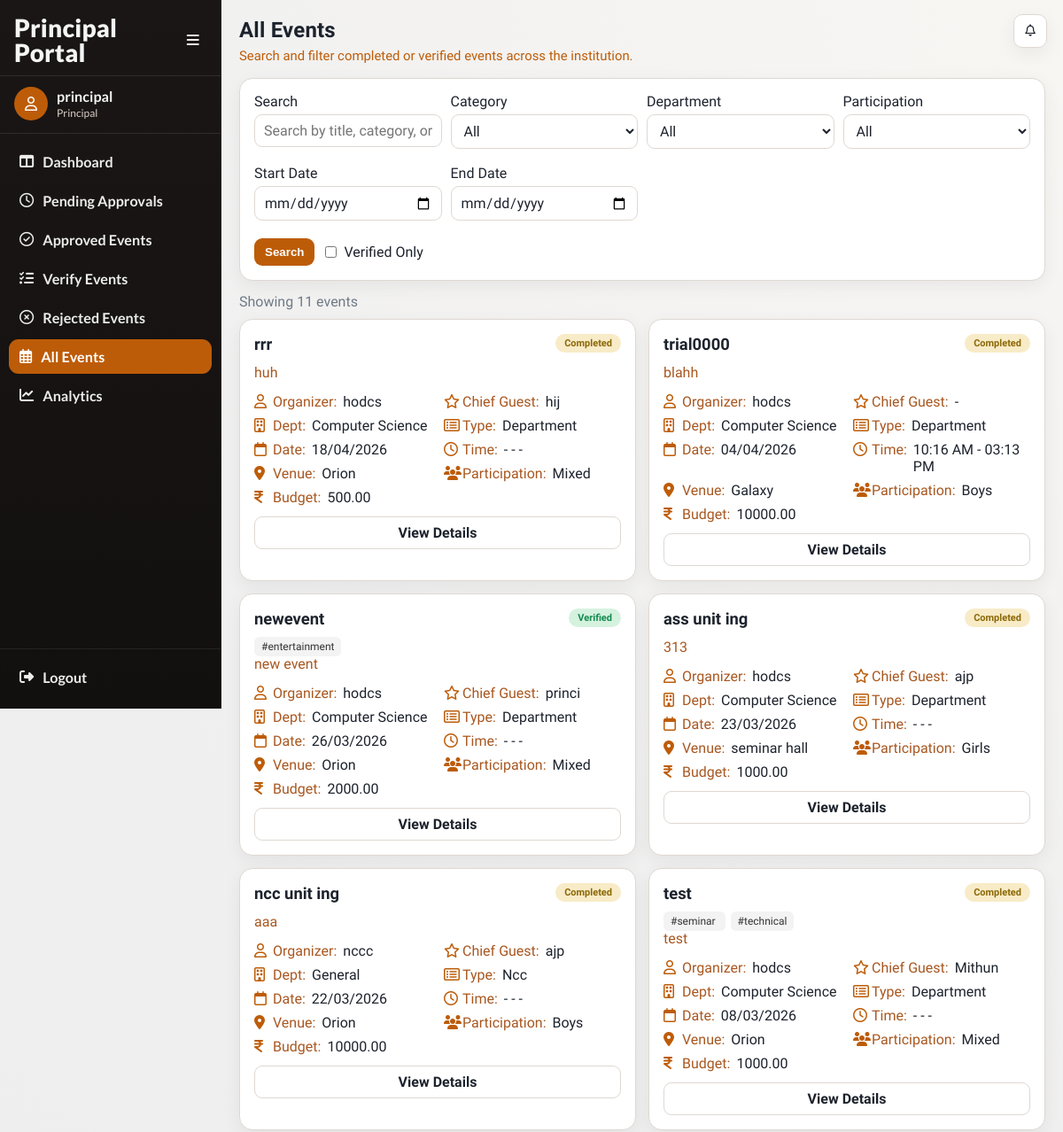
Page /events/principal/all/ (signed in, upper part) on the earlier database version.
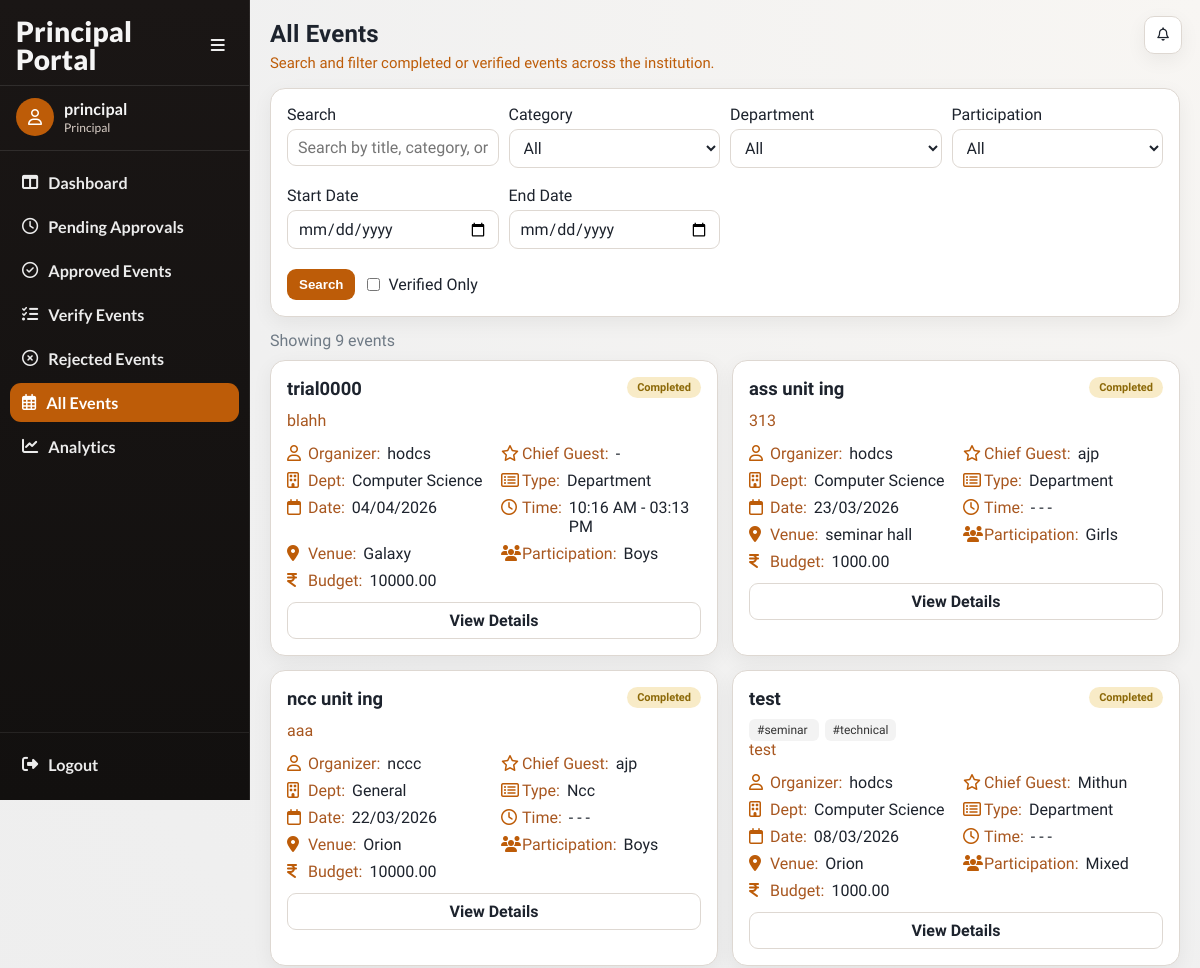
Same page on the later database version.
### events/models.py (models this page shows, shortened)
class Event(models.Model):
    CATEGORY_CHOICES = (
        ('department', 'Department'),
        ('nss', 'NSS'),
        ('ncc', 'NCC'),
        ('union', 'Union'),
        ('other', 'Other'),
    )
    PARTICIPATION_CHOICES = (
        ('boys', 'Boys'),
        ('girls', 'Girls'),
        ('mixed', 'Mixed'),
    )
    STATUS_CHOICES = (
        ('pending', 'Pending Approval'),
        ('approved', 'Approved'),
        ('rejected', 'Rejected'),
        ('completed', 'Completed'),
        ('verified', 'Verified'),
        ('cancelled', 'Cancelled'),
    )
    title = models.CharField(max_length=200)
    category = models.CharField(max_length=20, choices=CATEGORY_CHOICES)
    created_by = models.ForeignKey(
        settings.AUTH_USER_MODEL,
        on_delete=models.CASCADE
    )
    department = models.ForeignKey(
    Department,
    on_delete=models.SET_NULL,
    null=True,
    blank=True
    )
    participation_type = models.CharField(
        max_length=20,
        choices=PARTICIPATION_CHOICES
    )
    chief_guest = models.CharField(max_length=200, blank=True, null=True)
    budget = models.DecimalField(max_digits=10, decimal_places=2)
    venue = models.ForeignKey(
    Venue,
    on_delete=models.PROTECT
    )
    start_date = models.DateField()
    end_date = models.DateField()
    start_time = models.TimeField(null=True, blank=True)
    end_time = models.TimeField(null=True, blank=True)
    description = models.TextField()
    tags = models.ManyToManyField(Tag, blank=True)
    status = models.CharField(
        max_length=20,
        choices=STATUS_CHOICES,
        default='pending'
    )
    principal_remark = models.TextField(blank=True, null=True)
    created_at = models.DateTimeField(auto_now_add=True)
    report_text = models.TextField(blank=True, null=True)
    attendance_file = models.FileField(
        upload_to='attendance/',
        blank=True,
        null=True
    )
    completed_at = models.DateTimeField(blank=True, null=True)

class Department(models.Model):
    name = models.CharField(max_length=100, unique=True)
    def __str__(self):
        return self.name

class Venue(models.Model):
    name = models.CharField(max_length=100, unique=True)
    def __str__(self):
        return self.name

class Tag(models.Model):
    name = models.CharField(max_length=50, unique=True)

### accounts/models.py (models this page shows, shortened)
class User(AbstractUser):
    ROLE_CHOICES = (
        ('faculty', 'Faculty'),
        ('principal', 'Principal'),
        ('admin', 'Admin'),
    )
    SUB_ROLE_CHOICES = (
        ('hod', 'HOD'),
        ('nss', 'NSS In-Charge'),
        ('ncc', 'NCC In-Charge'),
        ('union', 'Union In-Charge'),
        ('other', 'Other In-Charge'),
    )
    role = models.CharField(max_length=20, choices=ROLE_CHOICES)
    sub_role = models.CharField(
        max_length=20,
        choices=SUB_ROLE_CHOICES,
        blank=True,
        null=True
    )
    department = models.ForeignKey(
    'events.Department',
    on_delete=models.SET_NULL,
    null=True,
    blank=True
    )

### events/views.py (the view)
@login_required(login_url='/login/')
def view_all_events(request):
    if request.user.role != 'principal':
        return redirect('login')
    events = Event.objects.filter(
        status__in=['completed', 'verified']
    ).select_related('created_by', 'department', 'venue').order_by('-start_date')
    search = request.GET.get('search', '').strip()
    events = _apply_event_search(events, search)
    department = request.GET.get('department')
    if department:
        events = events.filter(department_id=department)
    category = request.GET.get('category')
    if category:
        events = events.filter(category=category)
    participation = request.GET.get('participation')
    if participation:
        events = events.filter(participation_type=participation)
    start_date = request.GET.get('start_date')
    end_date = request.GET.get('end_date')
    if start_date and end_date:
        events = events.filter(
            start_date__lte=end_date,
            end_date__gte=start_date
        )
    elif start_date:
        events = events.filter(end_date__gte=start_date)
    elif end_date:
        events = events.filter(start_date__lte=end_date)
    show_verified = request.GET.get('verified')
    if show_verified == "1":
        events = events.filter(status='verified')
        show_verified = True
    else:
        show_verified = False
    departments = Department.objects.all()
    context = {
        'events': events,
        'departments': departments,
        'show_verified': show_verified,
        'active_nav': 'principal-all',
    }
    if _is_ajax_request(request):
        return render(request, 'events/partials/view_all_events_list.html', context)
    return render(request, 'events/view_all_events.html', context)

### events/views.py (called while the page is built, shortened)
def _is_ajax_request(request):
    return (
        request.headers.get("x-requested-with") == "XMLHttpRequest"
        or request.GET.get("ajax") == "1"
    )

def _apply_event_search(queryset, query):
    if not query:
        return queryset

### events/templates/events/view_all_events.html (shortened to what this page needs)
{% extends "base.html" %}
{% load event_extras %}
{% block page_title %}All Events{% endblock %}
{% block page_subtitle %}Search and filter completed or verified events across the institution.{% endblock %}
{% block content %}
<section class="panel" style="margin-bottom:14px;">
    <form method="get" data-ajax-list="#allEventsList" data-ajax-delay="300">
        <div class="filters">
            <div>
                <label for="search">Search</label>
                <input type="text" id="search" name="search" value="{{ request.GET.search }}" placeholder="Search by title, category, or department">
            </div>
            <div>
                <label for="category">Category</label>
                <select id="category" name="category">
                    <option value="">All</option>
                </select>
            </div>
            <div>
                <label for="department">Department</label>
                <select id="department" name="department">
                    <option value="">All</option>
                </select>
            </div>
            <div>
                <label for="participation">Participation</label>
                <select id="participation" name="participation">
                    <option value="">All</option>
                </select>
            </div>
            <div>
                <label for="start_date">Start Date</label>
                <input id="start_date" type="date" name="start_date" value="{{ request.GET.start_date }}">
            </div>
            <div>
                <label for="end_date">End Date</label>
                <input id="end_date" type="date" name="end_date" value="{{ request.GET.end_date }}">
            </div>
        </div>
        <div style="display:flex;align-items:center;gap:12px;flex-wrap:wrap;">
            <button class="btn" type="submit">Search</button>
            <label style="display:flex;align-items:center;gap:8px;margin:0;">
                <input style="width:auto;margin:0;" type="checkbox" name="verified" value="1" {% if show_verified %}checked{% endif %}>
                Verified Only
            </label>
        </div>
    </form>
</section>
<div id="allEventsList">
    {% include "events/partials/view_all_events_list.html" %}
</div>
{% endblock %}

### events/templates/events/partials/view_all_events_list.html
<div class="muted" style="margin-bottom: 10px;">Showing {{ events|length }} event{{ events|pluralize }}</div>
<section class="event-grid">
    {% for e in events %}
        <article class="event-card">
            {% include "events/partials/event_detail_card_body.html" with event=e %}
            <div class="action-row">
                <a class="btn secondary" href="{% url 'event_detail' e.id %}">View Details</a>
            </div>
        </article>
    {% empty %}
        <article class="event-card">
            <p class="muted" style="margin:0;">No events found.</p>
        </article>
    {% endfor %}
</section>

### events/templates/events/partials/event_detail_card_body.html (shortened to what this page needs)
{% load event_extras %}
<div class="event-head">
    <h3 class="event-title">
        <a href="{% url 'event_detail' event.id %}">{{ event.title }}</a>
    </h3>
    <span class="chip {{ event.status }}">{{ event.status|title }}</span>
</div>
<div class="event-tags">
{% for tag in event.tags.all %}
<a href="?search=#{{ tag.name }}" class="tag">
#{{ tag.name }}
</a>
{% endfor %}
</div>
<p class="event-desc">{{ event.description|default:"No description provided."|truncatewords:22 }}</p>
<div class="meta-grid">
    <div class="meta-row"><i class="fa-regular fa-user"></i><span class="meta-label">Organizer:</span><span class="meta-value">{{ event.created_by.get_full_name|default:event.created_by.username }}</span></div>
    <div class="meta-row"><i class="fa-regular fa-star"></i><span class="meta-label">Chief Guest:</span><span class="meta-value">{{ event.chief_guest|default:"-" }}</span></div>
    <div class="meta-row"><i class="fa-regular fa-building"></i><span class="meta-label">Dept:</span><span class="meta-value">{{ event.department|default:"General" }}</span></div>
    <div class="meta-row"><i class="fa-regular fa-rectangle-list"></i><span class="meta-label">Type:</span><span class="meta-value">{{ event.category|title }}</span></div>
    <div class="meta-row"><i class="fa-regular fa-calendar"></i><span class="meta-label">Date:</span><span class="meta-value">{{ event.start_date|date:"d/m/Y" }}</span></div>
    <div class="meta-row"><i class="fa-regular fa-clock"></i><span class="meta-label">Time:</span><span class="meta-value">{% if event.start_time %}{{ event.start_time|time:"h:i A" }}{% else %}-{% endif %} - {% if event.end_time %}{{ event.end_time|time:"h:i A" }}{% else %}-{% endif %}</span></div>
    <div class="meta-row"><i class="fa-solid fa-location-dot"></i><span class="meta-label">Venue:</span><span class="meta-value">{{ event.venue }}</span></div>
    <div class="meta-row"><i class="fa-solid fa-users"></i><span class="meta-label">Participation:</span><span class="meta-value">{{ event.participation_type|title }}</span></div>
    <div class="meta-row"><i class="fa-solid fa-indian-rupee-sign"></i><span class="meta-label">Budget:</span><span class="meta-value">{{ event.budget }}</span></div>
</div>

Differences in the rows shown:
removed Event: title "rrr", status "Completed", description "huh", created_by.get_full_name "hodcs", chief_guest "hij", department "Computer Science", category "Department", start_date "18/04/2026", venue "Orion", participation_type "Mixed", budget "500.00"
removed Event: title "newevent", status "Verified", description "new event", created_by.get_full_name "hodcs", chief_guest "princi", department "Computer Science", category "Department", start_date "26/03/2026", venue "Orion", participation_type "Mixed", budget "2000.00"
no longer on this page (row unchanged): Tag: name "entertainment", shown under "newevent"
Other differences:
{{ events|length }}: "11" → "9"
